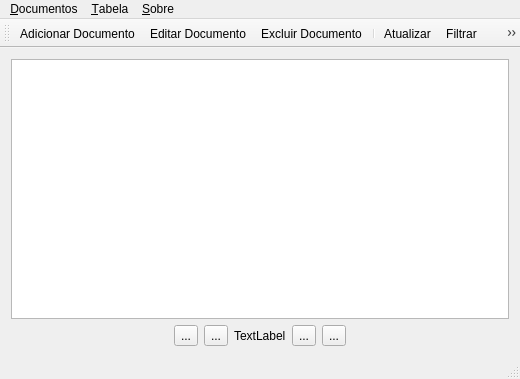
<?xml version="1.0" encoding="UTF-8"?>
<ui version="4.0">
 <class>JanelaPrincipal</class>
 <widget class="QMainWindow" name="JanelaPrincipal">
  <property name="geometry">
   <rect>
    <x>0</x>
    <y>0</y>
    <width>520</width>
    <height>379</height>
   </rect>
  </property>
  <property name="windowTitle">
   <string>JanelaPrincipal</string>
  </property>
  <widget class="QWidget" name="centralWidget">
   <layout class="QVBoxLayout" name="verticalLayout">
    <item>
     <widget class="QTableView" name="tableView">
      <property name="selectionMode">
       <enum>QAbstractItemView::SingleSelection</enum>
      </property>
      <property name="selectionBehavior">
       <enum>QAbstractItemView::SelectRows</enum>
      </property>
     </widget>
    </item>
    <item>
     <layout class="QHBoxLayout" name="horizontalLayout">
      <item>
       <spacer name="horizontalSpacer">
        <property name="orientation">
         <enum>Qt::Horizontal</enum>
        </property>
        <property name="sizeHint" stdset="0">
         <size>
          <width>40</width>
          <height>20</height>
         </size>
        </property>
       </spacer>
      </item>
      <item>
       <widget class="QToolButton" name="botaoPrimeiraPagina">
        <property name="text">
         <string>...</string>
        </property>
        <property name="icon">
         <iconset resource="Recursos.qrc">
          <normaloff>:/Recursos/icones/arrow-left-double.png</normaloff>:/Recursos/icones/arrow-left-double.png</iconset>
        </property>
        <property name="iconSize">
         <size>
          <width>26</width>
          <height>26</height>
         </size>
        </property>
       </widget>
      </item>
      <item>
       <widget class="QToolButton" name="botaoPaginaAnterior">
        <property name="text">
         <string>...</string>
        </property>
        <property name="icon">
         <iconset resource="Recursos.qrc">
          <normaloff>:/Recursos/icones/arrow-left.png</normaloff>:/Recursos/icones/arrow-left.png</iconset>
        </property>
        <property name="iconSize">
         <size>
          <width>26</width>
          <height>26</height>
         </size>
        </property>
       </widget>
      </item>
      <item>
       <widget class="QLabel" name="labelPaginas">
        <property name="text">
         <string>TextLabel</string>
        </property>
       </widget>
      </item>
      <item>
       <widget class="QToolButton" name="botaoProximaPagina">
        <property name="text">
         <string>...</string>
        </property>
        <property name="icon">
         <iconset resource="Recursos.qrc">
          <normaloff>:/Recursos/icones/arrow-right.png</normaloff>:/Recursos/icones/arrow-right.png</iconset>
        </property>
        <property name="iconSize">
         <size>
          <width>26</width>
          <height>26</height>
         </size>
        </property>
       </widget>
      </item>
      <item>
       <widget class="QToolButton" name="botaoUltimaPagina">
        <property name="text">
         <string>...</string>
        </property>
        <property name="icon">
         <iconset resource="Recursos.qrc">
          <normaloff>:/Recursos/icones/arrow-right-double.png</normaloff>:/Recursos/icones/arrow-right-double.png</iconset>
        </property>
        <property name="iconSize">
         <size>
          <width>26</width>
          <height>26</height>
         </size>
        </property>
       </widget>
      </item>
      <item>
       <spacer name="horizontalSpacer_2">
        <property name="orientation">
         <enum>Qt::Horizontal</enum>
        </property>
        <property name="sizeHint" stdset="0">
         <size>
          <width>40</width>
          <height>20</height>
         </size>
        </property>
       </spacer>
      </item>
     </layout>
    </item>
   </layout>
  </widget>
  <widget class="QMenuBar" name="menuBar">
   <property name="geometry">
    <rect>
     <x>0</x>
     <y>0</y>
     <width>520</width>
     <height>21</height>
    </rect>
   </property>
   <widget class="QMenu" name="menuDocumentos">
    <property name="title">
     <string>&amp;Documentos</string>
    </property>
    <addaction name="actionAdicionarDocumento"/>
    <addaction name="actionEditarDocumento"/>
    <addaction name="actionExcluirDocumento"/>
   </widget>
   <widget class="QMenu" name="menuTabela">
    <property name="title">
     <string>&amp;Tabela</string>
    </property>
    <addaction name="actionAtualizar"/>
    <addaction name="actionFiltrar"/>
    <addaction name="actionIrParaPagina"/>
    <addaction name="actionLimparFiltros"/>
   </widget>
   <widget class="QMenu" name="menuSobre">
    <property name="title">
     <string>&amp;Sobre</string>
    </property>
    <addaction name="actionSobreEstePrograma"/>
    <addaction name="actionSobreQt"/>
   </widget>
   <addaction name="menuDocumentos"/>
   <addaction name="menuTabela"/>
   <addaction name="menuSobre"/>
  </widget>
  <widget class="QToolBar" name="mainToolBar">
   <attribute name="toolBarArea">
    <enum>TopToolBarArea</enum>
   </attribute>
   <attribute name="toolBarBreak">
    <bool>false</bool>
   </attribute>
   <addaction name="actionAdicionarDocumento"/>
   <addaction name="actionEditarDocumento"/>
   <addaction name="actionExcluirDocumento"/>
   <addaction name="separator"/>
   <addaction name="actionAtualizar"/>
   <addaction name="actionFiltrar"/>
   <addaction name="actionLimparFiltros"/>
   <addaction name="actionIrParaPagina"/>
   <addaction name="separator"/>
   <addaction name="actionSobreQt"/>
   <addaction name="actionSobreEstePrograma"/>
  </widget>
  <widget class="QStatusBar" name="statusBar"/>
  <action name="actionAdicionarDocumento">
   <property name="icon">
    <iconset resource="Recursos.qrc">
     <normaloff>:/Recursos/icones/list-add.png</normaloff>:/Recursos/icones/list-add.png</iconset>
   </property>
   <property name="text">
    <string>&amp;Adicionar Documento</string>
   </property>
   <property name="toolTip">
    <string>Adiciona um novo documento na coleção.</string>
   </property>
   <property name="statusTip">
    <string>Adiciona um novo documento na coleção.</string>
   </property>
   <property name="shortcut">
    <string>Ctrl+N</string>
   </property>
  </action>
  <action name="actionEditarDocumento">
   <property name="icon">
    <iconset resource="Recursos.qrc">
     <normaloff>:/Recursos/icones/edit-rename.png</normaloff>:/Recursos/icones/edit-rename.png</iconset>
   </property>
   <property name="text">
    <string>&amp;Editar Documento</string>
   </property>
   <property name="toolTip">
    <string>Edita as informações de um  documento registrado anteriormente.</string>
   </property>
   <property name="statusTip">
    <string>Edita as informações de um documento registrado anteriormente.</string>
   </property>
  </action>
  <action name="actionExcluirDocumento">
   <property name="icon">
    <iconset resource="Recursos.qrc">
     <normaloff>:/Recursos/icones/edit-delete.png</normaloff>:/Recursos/icones/edit-delete.png</iconset>
   </property>
   <property name="text">
    <string>&amp;Excluir Documento</string>
   </property>
   <property name="toolTip">
    <string>Exclui o documento selecionado na lista</string>
   </property>
   <property name="statusTip">
    <string>Exclui o documento selecionado na lista</string>
   </property>
   <property name="shortcut">
    <string>Del</string>
   </property>
  </action>
  <action name="actionAtualizar">
   <property name="icon">
    <iconset resource="Recursos.qrc">
     <normaloff>:/Recursos/icones/view-refresh.png</normaloff>:/Recursos/icones/view-refresh.png</iconset>
   </property>
   <property name="text">
    <string>Atualizar</string>
   </property>
   <property name="toolTip">
    <string>Atualiza a lista de registros de documentos.</string>
   </property>
   <property name="statusTip">
    <string>Atualiza a lista de registros de documentos.</string>
   </property>
   <property name="shortcut">
    <string>F5</string>
   </property>
  </action>
  <action name="actionFiltrar">
   <property name="icon">
    <iconset resource="Recursos.qrc">
     <normaloff>:/Recursos/icones/view-filter.png</normaloff>:/Recursos/icones/view-filter.png</iconset>
   </property>
   <property name="text">
    <string>Filtrar</string>
   </property>
   <property name="toolTip">
    <string>Adiciona filtros de pesquisa</string>
   </property>
   <property name="statusTip">
    <string>Adiciona filtros de pesquisa.</string>
   </property>
   <property name="shortcut">
    <string>Ctrl+F</string>
   </property>
  </action>
  <action name="actionIrParaPagina">
   <property name="icon">
    <iconset resource="Recursos.qrc">
     <normaloff>:/Recursos/icones/go-jump.png</normaloff>:/Recursos/icones/go-jump.png</iconset>
   </property>
   <property name="text">
    <string>Ir Para a Página</string>
   </property>
   <property name="toolTip">
    <string>Informe o número da página de registros que deseja acessar.</string>
   </property>
   <property name="statusTip">
    <string>Informe o número da página de registros que deseja acessar.</string>
   </property>
  </action>
  <action name="actionLimparFiltros">
   <property name="icon">
    <iconset resource="Recursos.qrc">
     <normaloff>:/Recursos/icones/run-build-clean.png</normaloff>:/Recursos/icones/run-build-clean.png</iconset>
   </property>
   <property name="text">
    <string>Limpar Filtros</string>
   </property>
   <property name="statusTip">
    <string>Elimina os filtros atuais.</string>
   </property>
  </action>
  <action name="actionSobreQt">
   <property name="icon">
    <iconset resource="Recursos.qrc">
     <normaloff>:/Recursos/icones/icon_Qt_60x60px.png</normaloff>:/Recursos/icones/icon_Qt_60x60px.png</iconset>
   </property>
   <property name="text">
    <string>Sobre Qt</string>
   </property>
   <property name="toolTip">
    <string>Informações sobre a versão do framework Qt utilizada.</string>
   </property>
   <property name="statusTip">
    <string>Informações sobre a versão do framework Qt utilizada.</string>
   </property>
  </action>
  <action name="actionSobreEstePrograma">
   <property name="icon">
    <iconset resource="Recursos.qrc">
     <normaloff>:/Recursos/icones/help-about.png</normaloff>:/Recursos/icones/help-about.png</iconset>
   </property>
   <property name="text">
    <string>Sobre Este Programa</string>
   </property>
   <property name="toolTip">
    <string>Informações sobre este programa.</string>
   </property>
   <property name="statusTip">
    <string>Informações sobre este programa.</string>
   </property>
  </action>
 </widget>
 <layoutdefault spacing="6" margin="11"/>
 <resources>
  <include location="Recursos.qrc"/>
 </resources>
 <connections/>
</ui>
